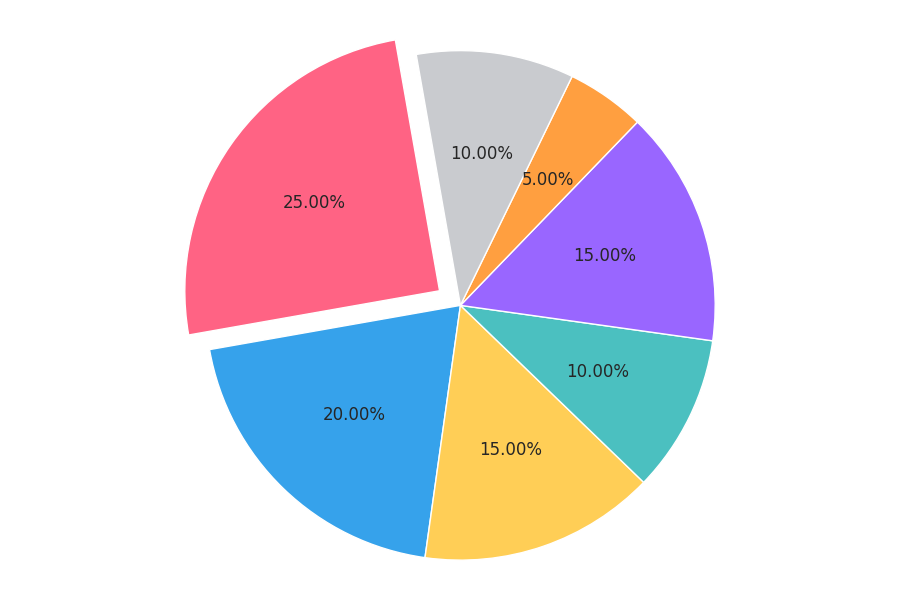

Generate this figure with Python:
import matplotlib.pyplot as plt

market_shares = [25, 20, 15, 10, 15, 5, 10]
# New set of colors to replace the original ones
new_colors = ['#FF6384', '#36A2EB', '#FFCE56', '#4BC0C0', '#9966FF', '#FF9F40', '#C9CBCF']
explode = (0.1, 0, 0, 0, 0, 0, 0)

plt.figure(figsize=(9, 6))
plt.pie(market_shares, autopct='%1.2f%%', startangle=100, 
        colors=new_colors, explode=explode, shadow=False)

plt.axis('equal')

plt.grid(True)
plt.tight_layout()

plt.show()
